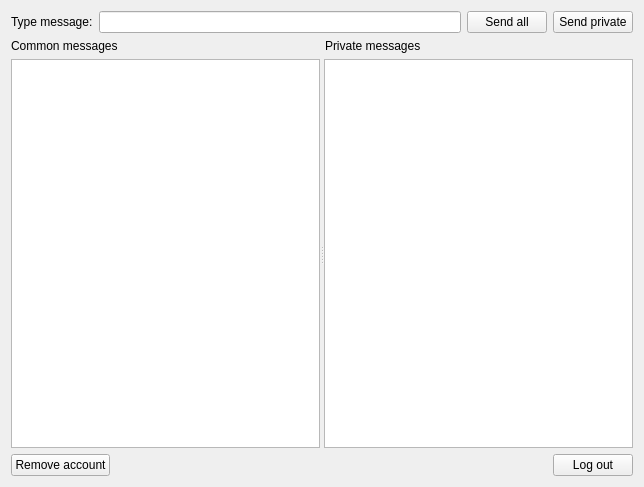
<?xml version="1.0" encoding="UTF-8"?>
<ui version="4.0">
 <class>ChatWindow</class>
 <widget class="QWidget" name="ChatWindow">
  <property name="geometry">
   <rect>
    <x>0</x>
    <y>0</y>
    <width>644</width>
    <height>487</height>
   </rect>
  </property>
  <property name="windowTitle">
   <string>Form</string>
  </property>
  <layout class="QVBoxLayout" name="verticalLayout" stretch="0,0,1,0">
   <item>
    <layout class="QHBoxLayout" name="horizontalLayout_1" stretch="0,0,0,0">
     <item>
      <widget class="QLabel" name="label_TypeMessage">
       <property name="text">
        <string>Type message:</string>
       </property>
      </widget>
     </item>
     <item>
      <widget class="QLineEdit" name="lineEdit_Message"/>
     </item>
     <item>
      <widget class="QPushButton" name="pushButton_SendAll">
       <property name="text">
        <string>Send all</string>
       </property>
      </widget>
     </item>
     <item>
      <widget class="QPushButton" name="pushButton_SendPrivate">
       <property name="text">
        <string>Send private</string>
       </property>
      </widget>
     </item>
    </layout>
   </item>
   <item>
    <layout class="QHBoxLayout" name="horizontalLayout_2" stretch="0,0">
     <item>
      <widget class="QLabel" name="label_CommonMessages">
       <property name="sizePolicy">
        <sizepolicy hsizetype="Preferred" vsizetype="Preferred">
         <horstretch>0</horstretch>
         <verstretch>0</verstretch>
        </sizepolicy>
       </property>
       <property name="text">
        <string>Common messages</string>
       </property>
      </widget>
     </item>
     <item>
      <widget class="QLabel" name="label_PrivateMessages">
       <property name="text">
        <string>Private messages</string>
       </property>
      </widget>
     </item>
    </layout>
   </item>
   <item>
    <widget class="QSplitter" name="splitter">
     <property name="orientation">
      <enum>Qt::Horizontal</enum>
     </property>
     <widget class="QTextBrowser" name="textBrowser_AllMessages"/>
     <widget class="QTextBrowser" name="textBrowser_PrivateMessages"/>
    </widget>
   </item>
   <item>
    <layout class="QHBoxLayout" name="horizontalLayout_3">
     <item>
      <widget class="QPushButton" name="pushButton_RemoveAccount">
       <property name="text">
        <string>Remove account</string>
       </property>
      </widget>
     </item>
     <item>
      <spacer name="horizontalSpacer">
       <property name="orientation">
        <enum>Qt::Horizontal</enum>
       </property>
       <property name="sizeHint" stdset="0">
        <size>
         <width>40</width>
         <height>20</height>
        </size>
       </property>
      </spacer>
     </item>
     <item>
      <widget class="QPushButton" name="pushButton_Logout">
       <property name="text">
        <string>Log out</string>
       </property>
      </widget>
     </item>
    </layout>
   </item>
  </layout>
 </widget>
 <resources/>
 <connections/>
</ui>
